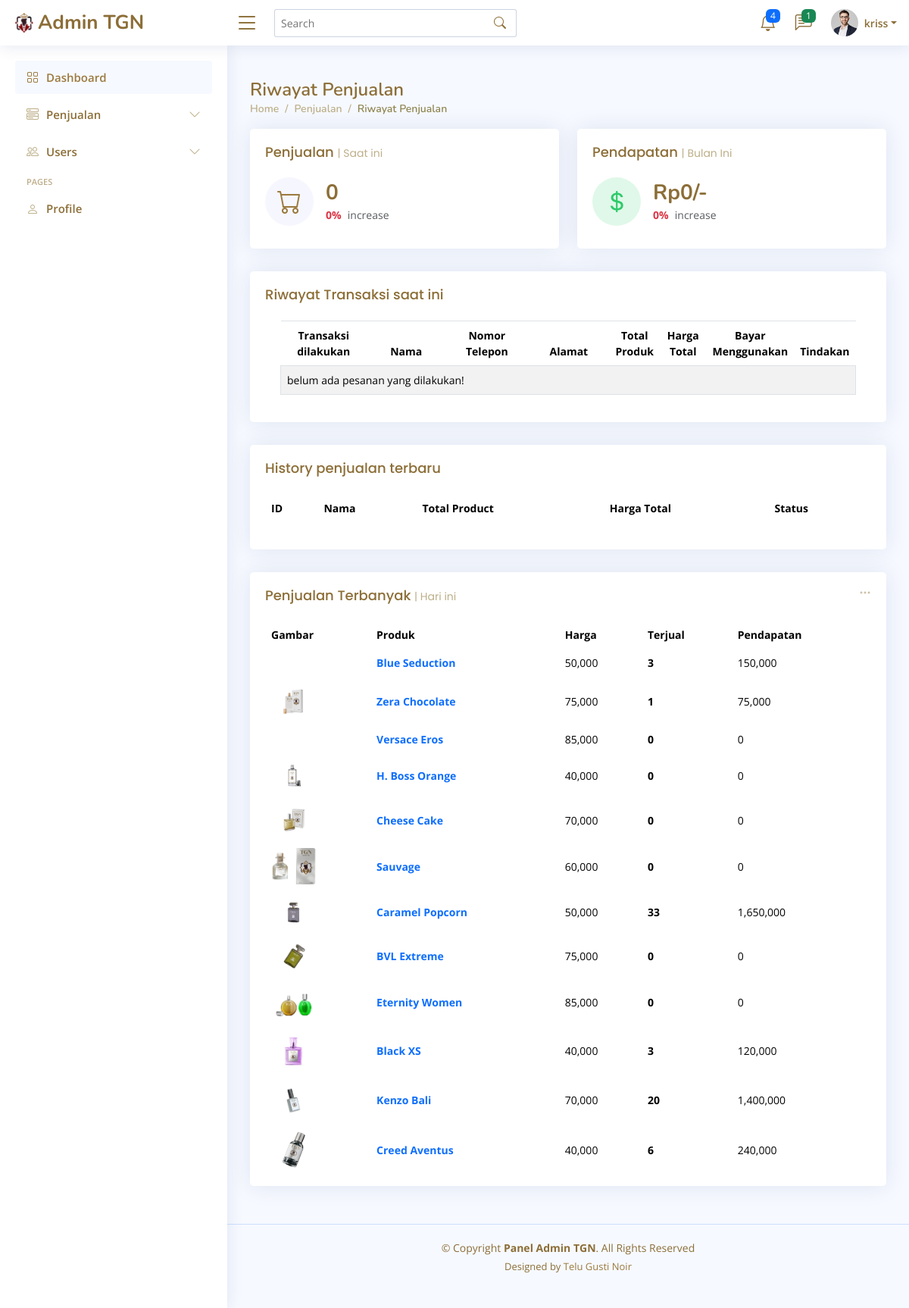
Screenshot of /Admin/penjualan-history-pesanan.php (signed in) with the database file from the repository.
### tables this page shows
CREATE TABLE `users` (
  `id` int(100) NOT NULL,
  `username` varchar(20) NOT NULL,
  `fullname` varchar(64) NOT NULL,
  `email` varchar(50) NOT NULL,
  `phone` varchar(18) NOT NULL,
  `status` varchar(20) NOT NULL,
  `password` varchar(50) NOT NULL,
  `level` varchar(20) NOT NULL,
  `about` text DEFAULT NULL,
  `job` varchar(20) DEFAULT NULL,
  `country` varchar(16) DEFAULT NULL,
  `address` varchar(255) DEFAULT NULL,
  `profile_image` varchar(255) DEFAULT NULL
);

CREATE TABLE `products` (
  `id` int(100) NOT NULL,
  `name` varchar(100) NOT NULL,
  `details` varchar(500) NOT NULL,
  `categories` varchar(50) NOT NULL,
  `ingredient` varchar(100) NOT NULL,
  `price` int(10) NOT NULL,
  `image` varchar(100) NOT NULL,
  `sold` int(11) NOT NULL
);

### Admin/penjualan-history-pesanan.php (the view, shortened to what this page needs)
<!DOCTYPE html>
<html lang="en">
<head>
  <link href="assets/vendor/bootstrap/css/bootstrap.min.css" rel="stylesheet">
  <link href="assets/vendor/bootstrap-icons/bootstrap-icons.css" rel="stylesheet">
  <link href="assets/vendor/boxicons/css/boxicons.min.css" rel="stylesheet">
  <link href="assets/vendor/quill/quill.snow.css" rel="stylesheet">
  <link href="assets/vendor/quill/quill.bubble.css" rel="stylesheet">
  <link href="assets/vendor/remixicon/remixicon.css" rel="stylesheet">
  <link href="assets/vendor/simple-datatables/style.css" rel="stylesheet">
  <link href="assets/css/style.css" rel="stylesheet">
</head>
<body>
  <?= include 'header.php' ?>
  <main id="main" class="main">
  <div class="pagetitle">
      <h1>Riwayat Penjualan</h1>
      <nav>
        <ol class="breadcrumb">
          <li class="breadcrumb-item"><a href="index.php">Home</a></li>
          <li class="breadcrumb-item">Penjualan</li>
          <li class="breadcrumb-item active">Riwayat Penjualan</li>
        </ol>
      </nav>
    </div>
    <section class="section dashboard">
      <div class="row">
        <div class="col-lg-12">
          <div class="row">
          <div class="col-xxl-4 col-md-6">
          <div class="card info-card sales-card">
          <div class="card-body">
                  <h5 class="card-title">Penjualan <span>| Saat ini</span></h5>
                  <?php
                      function calculateIncomePercentage($conn) {
                      $total_completes = 0;
                      $select_completes = $conn->prepare("SELECT * FROM `orders` WHERE payment_status = ? AND placed_on >= DATE_SUB(NOW(), INTERVAL 1 MONTH)");
                      $select_completes->execute(['completed']);
                      $select_total = $conn->prepare("SELECT SUM(total_price) AS total FROM `orders` WHERE placed_on >= DATE_SUB(NOW(), INTERVAL 1 MONTH)");
                      $select_total->execute();
                      $fetch_total = $select_total->fetch(PDO::FETCH_ASSOC);
                      $total_all = $fetch_total['total'];
                      if ($total_all > 0) {
                      $percentage = ($total_completes / $total_all) * 100;
                      return $percentage;
                      } else {
                        return 0;
                      }
                    }
                      $income_percentage = calculateIncomePercentage($conn);
                  ?>
                    <div class="d-flex align-items-center">
                    <div class="card-icon rounded-circle d-flex align-items-center justify-content-center">
                      <i class="bi bi-cart"></i>
                    </div>
                    <div class="ps-3">
                    <?php
                      $select_orders = $conn->prepare("SELECT * FROM `orders`");
                      $select_orders->execute();
                      $number_of_orders = $select_orders->rowCount();
                      $income_class = ($income_percentage > 0) ? 'text-success small pt-1 fw-bold' : 'text-danger small pt-1 fw-bold';
                    ?>
                      <h6><?= $number_of_orders; ?></h6>
                      <span class="<?= $income_class; ?>"><?=$income_percentage;?>%</span> <span class="text-muted small pt-2 ps-1">increase</span>
                    </div>
                  </div>
                </div>
              </div>
            </div>
            <div class="col-xxl-4 col-md-6">
              <div class="card info-card revenue-card">
                <div class="card-body">
                <h5 class="card-title">Pendapatan <span>| Bulan Ini</span></h5>
                <div class="d-flex align-items-center">
                  <div class="card-icon rounded-circle d-flex align-items-center justify-content-center">
                    <i class="bi bi-currency-dollar"></i>
                  </div>
                  <div class="ps-3">
                  <?php
                  $total_completes = 0;
                    $income_class = ($income_percentage > 0) ? 'text-success small pt-1 fw-bold' : 'text-danger small pt-1 fw-bold';
                  ?>
                    <h6><span>Rp</span><?= number_format($total_completes, 0, ',', '.'); ?><span>/-</span></h6>
                    <span class="<?= $income_class; ?>"><?=$income_percentage;?>%</span> <span class="text-muted small pt-2 ps-1">increase</span>
                  </div>
                </div>
              </div>
              </div>
            </div>
            <div class="col-12">
    <div class="card recent-sales overflow-auto">
        <div class="card-body pb-0">
            <h3 class="card-title">Riwayat Transaksi saat ini<span></span></h3>
            <div class="card-body">
                <div class="table-responsive">
                    <table class="table table-bordered table-striped">
                     <thead class="thead-dark">
                            <tr class="text-center">
                                <th scope="col" class="col-2">Transaksi dilakukan</th>
                                <th scope="col" class="col-2">Nama</th>
                                <th scope="col" class="col-2">Nomor Telepon</th>
                                <th scope="col" class="col-2">Alamat</th>
                                <th scope="col" class="col-1">Total Produk</th>
                                <th scope="col" class="col-1">Harga Total</th>
                                <th scope="col" class="col-1">Bayar Menggunakan</th>
                                <th scope="col" class="col-1">Tindakan</th>
                            </tr>
                        </thead>
                        <tbody>
                            <?php
                            $select_orders = $conn->prepare("SELECT * FROM `orders` ORDER BY id DESC");
                            $select_orders->execute();
                            if ($select_orders->rowCount() > 0) {
                                while ($fetch_orders = $select_orders->fetch(PDO::FETCH_ASSOC)) {
                            ?>
                                    <tr>
                                        <td><?= $fetch_orders['placed_on']; ?></td>
                                        <td><?= $fetch_orders['name']; ?></td>
                                        <td><?= $fetch_orders['number']; ?></td>
                                        <td><?= $fetch_orders['address']; ?></td>
                                        <td><?= $fetch_orders['total_products']; ?></td>
                                        <td>Rp.<?= number_format($fetch_orders['total_price'], 0, ',', '.'); ?></td>
                                        <td><?= $fetch_orders['method']; ?></td>
                                        <td>
                                            <form action="" method="post">
                                                <input type="hidden" name="order_id" value="<?= $fetch_orders['id']; ?>">
                                                <select name="payment_status" class="form-select">
                                                    <option selected disabled><?= $fetch_orders['payment_status']; ?></option>
                                                    <option value="Pending">Pending</option>
                                                    <option value="Confirmed">Confirmed</option>
                                                    <option value="Completed">Completed</option>
                                                    <option value="Canceled">Canceled</option>
                                                </select>
                                                <div class="btn-group" role="group" aria-label="Tindakan">
                                                    <button type="submit" class="btn btn-success" name="update_payment"><i class="ri-edit-box-fill"></i></button>
                                                    <button type="submit" class="btn btn-danger" name="delete" onclick="return confirm('delete this order?');"><i class="ri-delete-bin-2-line"></i></a>
                                                </div>
                                            </form>
                                        </td>
                                    </tr>
                                    <?php
                                }
                            } else {
                                echo '<tr><td colspan="8" class="empty">belum ada pesanan yang dilakukan!</td></tr>';
                            }
                            ?>
                        </tbody>
                    </table>
                </div>
            </div>
        </div>
    </div>
</div>
            <div class="col-12">
              <div class="card recent-sales overflow-auto">
              <div class="card-body">
                 <h5 class="card-title">History penjualan terbaru <span> </span></h5>
                <table class="table table-borderless datatable">
                  <thead>
                    <tr>
                      <th scope="col">ID</th>
                      <th scope="col">Nama</th>
                      <th scope="col">Total Product</th>
                      <th scope="col">Harga Total</th>
                      <th scope="col">Status</th>
                    </tr>
                  </thead>
        </table>
              </div>
            </div>
          </div>
          <div class="col-12">
              <div class="card top-selling overflow-auto">
                <div class="filter">
                  <a class="icon" href="#" data-bs-toggle="dropdown"><i class="bi bi-three-dots"></i></a>
                </div>
                <div class="card-body pb-0">
                <h5 class="card-title">Penjualan Terbanyak <span>| Hari ini</span></h5>
                 <table class="table table-borderless">
                 <thead>
                 <tr>
                  <th scope="col">Gambar</th>
                  <th scope="col">Produk</th>
                  <th scope="col">Harga</th>
                  <th scope="col">Terjual</th>
                  <th scope="col">Pendapatan</th>
                 </tr>
                </thead>
                <tbody>
              <?php
            $select_products = $conn->query("SELECT * FROM products");
            while ($product = $select_products->fetch(PDO::FETCH_ASSOC)) {
                $image_location = "../assets/img/menu/{$product['image']}";
                $formatted_price = number_format($product['price']);
                $formatted_earnings = number_format($product['price'] * $product['sold']);
            ?>
                <tr>
                    <th scope="row"><a href="#"><img src="<?= $image_location; ?>" alt=""></a></th>
                    <td><a href="#" class="text-primary fw-bold"><?= $product['name']; ?></a></td>
                    <td><?= $formatted_price; ?></td>
                    <td class="fw-bold"><?= $product['sold']; ?></td>
                    <td><?= $formatted_earnings; ?></td>
                </tr>
            <?php }  ?>
            </tbody>
            </table>
          </div>
          </div>
    </section>
  </main>
  <?= include 'footer.php';?>
</body>
</html>

### Admin/header.php (shortened to what this page needs)
<?php
include '../components/connect.php';
$user_id = $_SESSION['user_id'];
$select_user = $conn->prepare("SELECT * FROM `users` WHERE id = ?");
$select_user->execute([$user_id]);
$fetch_profile = null;
$select_profile = $conn->prepare("SELECT * FROM `users` WHERE id = ?");
$select_profile->execute([$user_id]);
if ($select_profile->rowCount() > 0) {
    $fetch_profile = $select_profile->fetch(PDO::FETCH_ASSOC);
}
?>
  <header id="header" class="header fixed-top d-flex align-items-center">
    <div class="d-flex align-items-center justify-content-between">
      <a href="index.php" class="logo   d-flex align-items-center">
        <img src="assets/img/logo.png" alt="">
        <span class="d-none d-lg-block">Admin TGN</span>
      </a>
      <i class="bi bi-list toggle-sidebar-btn"></i>
    </div>
    <div class="search-bar">
      <form class="search-form d-flex align-items-center" method="POST" action="#">
        <input type="text" name="query" placeholder="Search" title="Enter search keyword">
        <button type="submit" title="Search"><i class="bi bi-search"></i></button>
      </form>
    </div>
    <nav class="header-nav ms-auto">
      <ul class="d-flex align-items-center">
        <li class="nav-item dropdown">
          <a class="nav-link nav-icon" href="#" data-bs-toggle="dropdown">
            <i class="bi bi-bell"></i>
            <span class="badge bg-primary badge-number">4</span>
          </a>
        </li>
        <li class="nav-item dropdown">
          <a class="nav-link nav-icon" href="#" data-bs-toggle="dropdown">
            <i class="bi bi-chat-left-text"></i>
    <?php
        $select_messages = $conn->prepare("SELECT * FROM `messages`");
        $select_messages->execute();
        $number_of_messages = $select_messages->rowCount()
    ?>
            <span class="badge bg-success badge-number"><?= $number_of_messages?></span>
          </a>
        <?php
        $select_messages->execute();
        $messages = $select_messages->fetchAll(PDO::FETCH_ASSOC);
    ?>
        </li>
    <li class="nav-item dropdown pe-3">
    <a class="nav-link nav-profile d-flex align-items-center pe-0" href="#" data-bs-toggle="dropdown">
        <img src="assets/img/profile-img.jpg" alt="Profile" class="rounded-circle">
        <span class="d-none d-md-block dropdown-toggle ps-2"><?= $fetch_profile ? $fetch_profile['username'] : ''; ?></span>
      </a>
        </li>
      </ul>
</nav>
</header>
<?= include 'navbar.php';?>

### rows the page displays
users: username "kriss"
products: name "Blue Seduction", price "50,000", sold "3", formatted_earnings "150,000"
products: shows a picture, name "Zera Chocolate", price "75,000", sold "1", formatted_earnings "75,000"
products: name "Versace Eros", price "85,000", sold "0"
products: shows a picture, name "H. Boss Orange", price "40,000", sold "0"
products: image (picture), name "Cheese Cake", price "70,000", sold "0"
products: image (picture), name "Sauvage", price "60,000", sold "0"
products: shows a picture, name "Caramel Popcorn", price "50,000", sold "33", formatted_earnings "1,650,000"
products: image (picture), name "BVL Extreme", price "75,000", sold "0"
products: image (picture), name "Eternity Women", price "85,000", sold "0"
products: image (picture), name "Black XS", price "40,000", sold "3", formatted_earnings "120,000"
products: image (picture), name "Kenzo Bali", price "70,000", sold "20", formatted_earnings "1,400,000"
products: image (picture), name "Creed Aventus", price "40,000", sold "6", formatted_earnings "240,000"

### other values shown
$number_of_messages "1"
$number_of_orders "0"
$income_percentage "0"
$total_completes "0"
